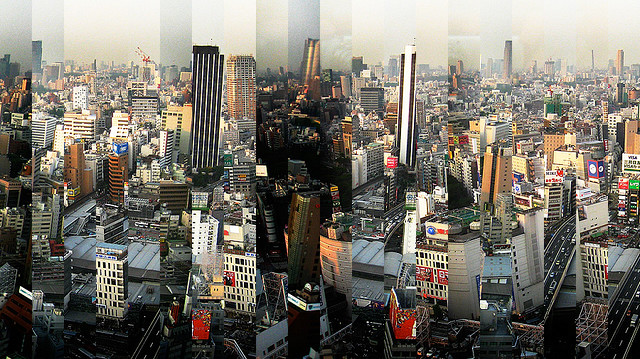
#> input picture TokyoPanoramaShredded.png, 640 x 359 px
$ python -i unshred.py   (imports and definitions only)   (Python 2 division)
#> lines starting #> are read from the running program, lines starting #| are printed output that depends on the picture
#! /usr/bin/python

from PIL import Image
import numpy
from fractions import gcd
from functools import reduce
import random
import sys

# file meta data
__version__ = "1.0"
__author__ = "abgoyal"
__license__ = "apl"


## some utilities

#sort a 2d list by a given column #
rev_sortbycolumn = lambda l,c: sorted(l, key = lambda x: x[c], reverse=True)
sortbycolumn = lambda l,c: sorted(l, key = lambda x: x[c])


# vector gcd
vgcd = lambda v: reduce(gcd,v)


## algo implementations


# distance metric - this it the key
def distance(v1, v2): # fractional difference in pixel values
	return numpy.sum(((v1-v2)/(v1+v2+1))**2)


# simple cluster detection
# [7 lines left out: function cluster1d, not called in this run]

# estimate the strip width
def stripwidth_algo(im):

	#extract image pixel data as a numpy array
	image_data = numpy.asarray(im.convert("L").getdata(), 'float')
	image_width = im.size[0]
	image_height = im.size[1]

	image_column = lambda i: (image_data[i::image_width])

	# calculate correlation coefs between each pair of adjacent columns in the image
	dists = [ [i+1, distance(image_column(i), image_column(i+1))]  for i in xrange(0,image_width-1) ]

	return cluster1d(dists)


# unshred an image given strip width
# [57 lines left out: functions unshred_algo, strip_copy, not called in this run]

def unshred(im,strip_width=None):
	im2 = im.copy()

	# if strip width not given, try to calculate it
	if not strip_width:
		strip_width = stripwidth_algo(im)

	order = unshred_algo(im,strip_width)
	for i,j in enumerate(order):
		strip_copy(im, im2, strip_width, j, i)

	return im2

# [53 lines left out: functions shred, demo, process_command, not called in this run]


# [5 lines not run here, left out]

>>> import cv2
>>> picture = cv2.imread('TokyoPanoramaShredded.png', cv2.IMREAD_GRAYSCALE)
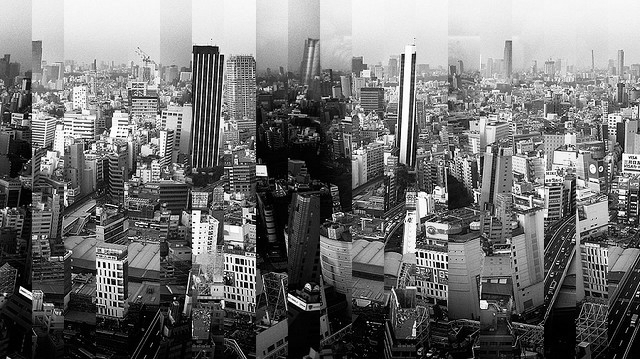
#> picture: shape (359, 640); min 0, max 255, mean 114
#> (the run stopped early here; a loop or call above may not have finished)

$ run again, on TokyoPanoramaFixed.png
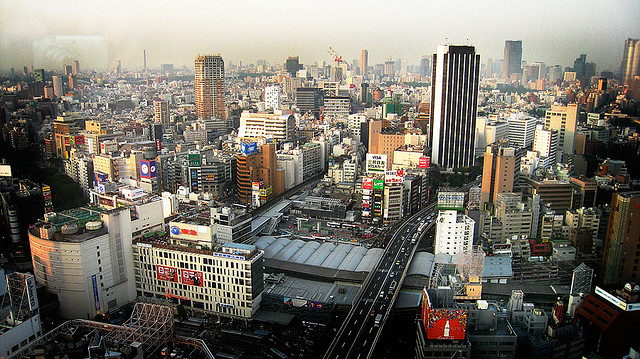
#> input picture TokyoPanoramaFixed.png, 640 x 359 px
#> `picture = cv2.imread('TokyoPanoramaShredded.png', cv2.IMREAD_GRAYSCALE)`:
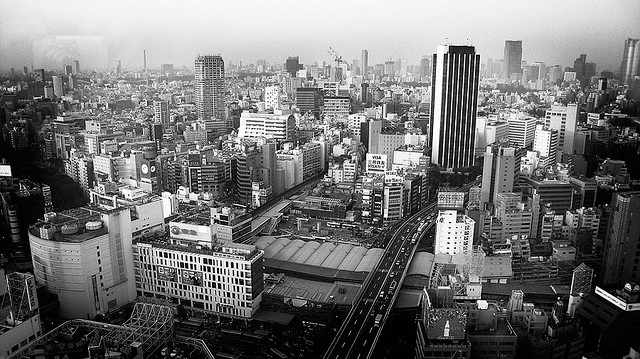
#> picture: shape (359, 640); min 0, max 255, mean 114

$ run again, on eiffel_fixed.jpg
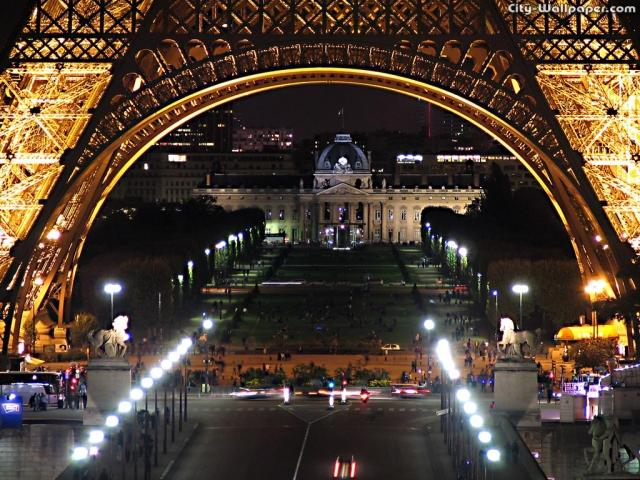
#> input picture eiffel_fixed.jpg, 640 x 480 px
#> `picture = cv2.imread('TokyoPanoramaShredded.png', cv2.IMREAD_GRAYSCALE)`:
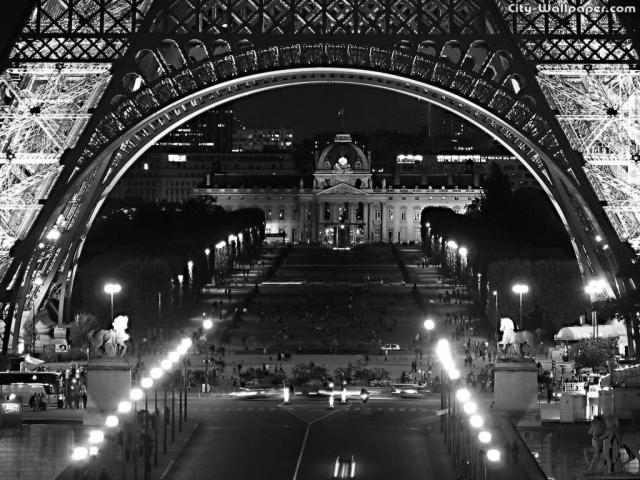
#> picture: shape (480, 640); min 0, max 255, mean 66.8

$ run again, on eiffel_shredded.jpg
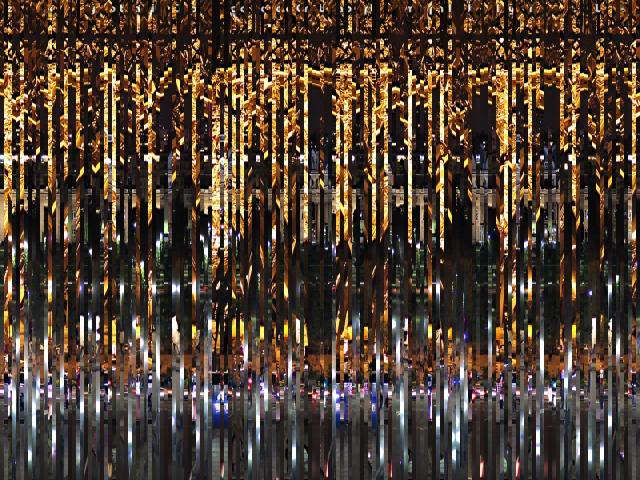
#> input picture eiffel_shredded.jpg, 640 x 480 px
#> `picture = cv2.imread('TokyoPanoramaShredded.png', cv2.IMREAD_GRAYSCALE)`:
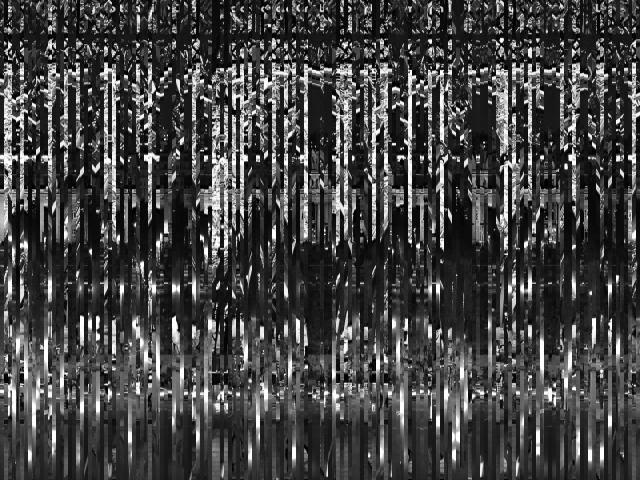
#> picture: shape (480, 640); min 0, max 255, mean 66.8
